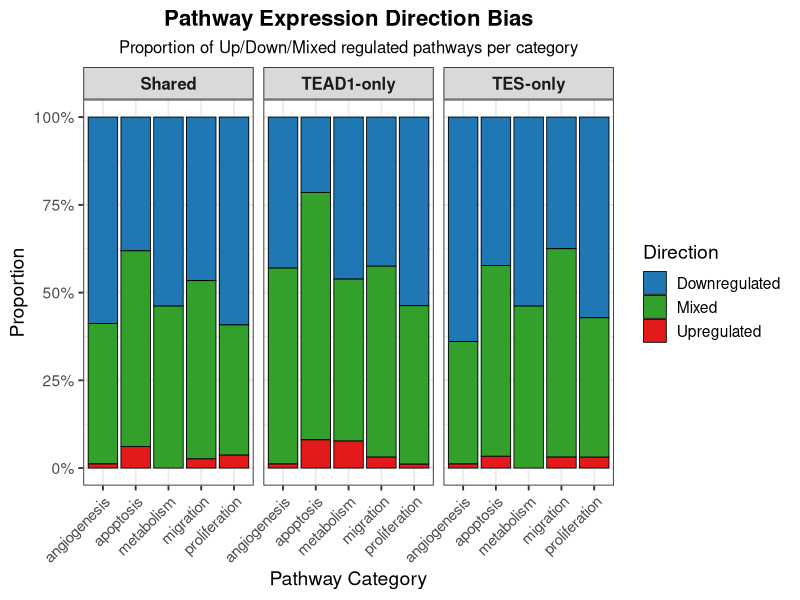
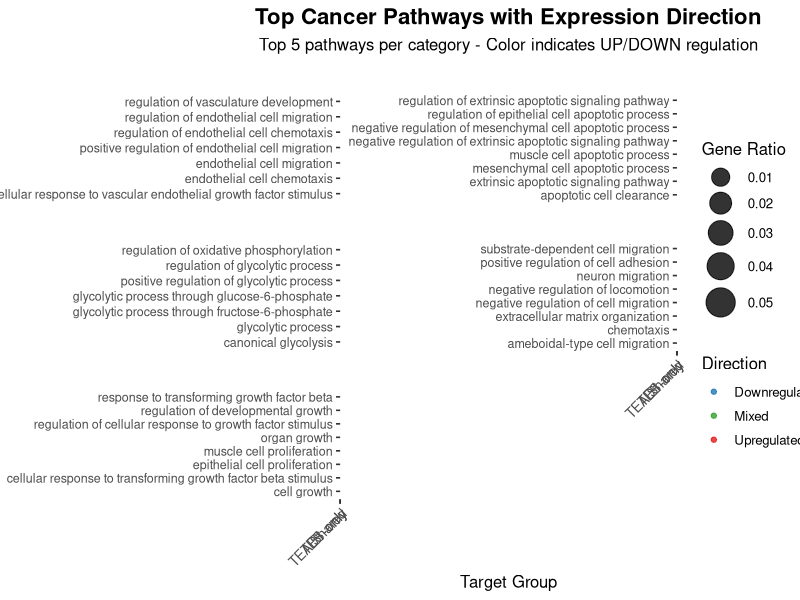

Write R code to recreate these figures, in order.
#!/usr/bin/env Rscript
#
# IMPROVED GSEA ANALYSIS: Cancer-Relevant Pathways with Expression Direction
# Enhanced version with UP/DOWN regulation analysis
# Comparing TES-only, TEAD1-only, and shared transcriptional targets

# Load required libraries
suppressPackageStartupMessages({
  library(dplyr)
  library(ggplot2)
  library(readr)
  library(stringr)
  library(pheatmap)
  library(ComplexHeatmap)
  library(circlize)
  library(gridExtra)
  library(RColorBrewer)
  library(tidyr)
})

# Set working directory and create output directories
setwd("/beegfs/scratch/ric.sessa/kubacki.michal/SRF_Eva_top/SRF_Eva_integrated_analysis/scripts/analysis_1")

cat("=== IMPROVED GSEA ANALYSIS: Cancer Pathways with Expression Direction ===\n")
cat("Analysis started:", as.character(Sys.time()), "\n\n")

# Create output directory
output_dir <- "output/18_gsea_cancer_pathways_improved"
dir.create(output_dir, showWarnings = FALSE, recursive = TRUE)

# =============================================================================
# PHASE 1: DATA LOADING
# =============================================================================

cat("=== PHASE 1: Loading Integrative Analysis Results ===\n")

# Load direct target classifications
cat("Loading direct target gene lists...\n")
tes_direct <- read.csv("output/11_final_integrative_analysis_all_genes/direct_targets/TES_direct_targets_all_genes.csv",
  stringsAsFactors = FALSE
)
tead1_direct <- read.csv("output/11_final_integrative_analysis_all_genes/direct_targets/TEAD1_direct_targets_all_genes.csv",
  stringsAsFactors = FALSE
)
tes_specific <- read.csv("output/11_final_integrative_analysis_all_genes/direct_targets/TES_specific_targets_all_genes.csv",
  stringsAsFactors = FALSE
)
tead1_specific <- read.csv("output/11_final_integrative_analysis_all_genes/direct_targets/TEAD1_specific_targets_all_genes.csv",
  stringsAsFactors = FALSE
)

# Calculate shared targets
shared_genes <- intersect(tes_direct$ensembl_id, tead1_direct$ensembl_id)
shared_targets <- tes_direct[tes_direct$ensembl_id %in% shared_genes, ]

# IMPROVEMENT 1: Separate by expression direction
cat("\nSeparating targets by expression direction...\n")
tes_direct_up <- tes_direct[tes_direct$log2FoldChange > 0, ]
tes_direct_down <- tes_direct[tes_direct$log2FoldChange < 0, ]
tead1_direct_up <- tead1_direct[tead1_direct$log2FoldChange > 0, ]
tead1_direct_down <- tead1_direct[tead1_direct$log2FoldChange < 0, ]
shared_up <- shared_targets[shared_targets$log2FoldChange > 0, ]
shared_down <- shared_targets[shared_targets$log2FoldChange < 0, ]

cat(sprintf(
  "✓ TES targets: %d total (%d UP, %d DOWN)\n",
  nrow(tes_direct), nrow(tes_direct_up), nrow(tes_direct_down)
))
cat(sprintf(
  "✓ TEAD1 targets: %d total (%d UP, %d DOWN)\n",
  nrow(tead1_direct), nrow(tead1_direct_up), nrow(tead1_direct_down)
))
cat(sprintf(
  "✓ Shared targets: %d total (%d UP, %d DOWN)\n",
  nrow(shared_targets), nrow(shared_up), nrow(shared_down)
))
cat(sprintf("✓ TES-specific: %d genes\n", nrow(tes_specific)))
cat(sprintf("✓ TEAD1-specific: %d genes\n\n", nrow(tead1_specific)))

# Load GO enrichment results
cat("Loading GO enrichment pathway data...\n")
tes_go <- read.csv("output/11_final_integrative_analysis_all_genes/pathway_analysis/TES_direct_GO_enrichment_all_genes.csv",
  stringsAsFactors = FALSE
)
tead1_go <- read.csv("output/11_final_integrative_analysis_all_genes/pathway_analysis/TEAD1_direct_GO_enrichment_all_genes.csv",
  stringsAsFactors = FALSE
)
shared_go <- read.csv("output/11_final_integrative_analysis_all_genes/pathway_analysis/TES_TEAD1_shared_GO_enrichment_all_genes.csv",
  stringsAsFactors = FALSE
)

cat(sprintf("✓ TES direct pathways: %d\n", nrow(tes_go)))
cat(sprintf("✓ TEAD1 direct pathways: %d\n", nrow(tead1_go)))
cat(sprintf("✓ Shared pathways: %d\n\n", nrow(shared_go)))

# =============================================================================
# PHASE 2: FILTER FOR CANCER-RELEVANT PATHWAYS
# =============================================================================

cat("=== PHASE 2: Filtering for Cancer-Relevant Pathways ===\n")

# IMPROVEMENT 2: Expanded keyword list with biological context
cancer_keywords <- list(
  apoptosis = c(
    "apoptosis", "apoptotic", "cell death", "programmed cell death",
    "necrosis", "necrotic", "ferroptosis", "pyroptosis", "anoikis",
    "caspase activation", "death receptor", "intrinsic apoptotic",
    "extrinsic apoptotic", "mitochondrial depolarization"
  ),
  migration = c(
    "migration", "migratory", "motility", "invasion", "invasive",
    "chemotaxis", "chemotactic", "cell movement", "locomotion",
    "extracellular matrix", "cell adhesion", "focal adhesion",
    "integrin", "lamellipodium", "filopodium"
  ),
  proliferation = c(
    "proliferation", "proliferative", "cell cycle", "mitosis",
    "mitotic", "cell division", "growth", "G1/S", "G2/M",
    "cyclin", "CDK", "checkpoint", "DNA replication",
    "cytokinesis", "chromosome segregation"
  ),

  # IMPROVEMENT 3: Add angiogenesis (critical for glioblastoma)
  angiogenesis = c(
    "angiogenesis", "angiogenic", "blood vessel", "vasculature",
    "endothelial", "VEGF", "vascular development",
    "tube formation", "vascularization"
  ),

  # IMPROVEMENT 4: Add metabolism (cancer hallmark)
  metabolism = c(
    "glycolysis", "glycolytic", "glucose metabolism",
    "oxidative phosphorylation", "ATP synthesis",
    "metabolic reprogramming", "Warburg effect",
    "glutamine metabolism", "lipid metabolism"
  )
)

# Function to filter pathways by keywords AND annotate with genes
filter_cancer_pathways_enhanced <- function(go_results, keywords_list, target_genes) {
  all_keywords <- unlist(keywords_list, use.names = FALSE)
  pattern <- paste(all_keywords, collapse = "|")

  filtered <- go_results[grep(pattern, go_results$Description, ignore.case = TRUE), ]

  # Add pathway category
  filtered$pathway_category <- NA
  for (category in names(keywords_list)) {
    category_pattern <- paste(keywords_list[[category]], collapse = "|")
    filtered$pathway_category[grep(category_pattern, filtered$Description, ignore.case = TRUE)] <- category
  }

  # IMPROVEMENT 5: Add expression direction annotation
  # Parse geneID column to get genes in each pathway
  if ("geneID" %in% colnames(filtered)) {
    filtered$direction_ratio <- sapply(filtered$geneID, function(gene_string) {
      if (is.na(gene_string) || gene_string == "") {
        return(NA)
      }

      # Split by "/" to get individual Ensembl IDs
      ensembl_ids <- unlist(strsplit(as.character(gene_string), "/"))

      if (length(ensembl_ids) == 0) {
        return(NA)
      }

      # Count UP vs DOWN in these genes (using ensembl_id)
      up_count <- sum(ensembl_ids %in% target_genes$ensembl_id[target_genes$log2FoldChange > 0])
      down_count <- sum(ensembl_ids %in% target_genes$ensembl_id[target_genes$log2FoldChange < 0])

      if ((up_count + down_count) == 0) {
        return(NA)
      }
      return(up_count / (up_count + down_count))
    })

    # Classify as UP-dominant, DOWN-dominant, or Mixed
    filtered$direction_class <- ifelse(is.na(filtered$direction_ratio), "Unknown",
      ifelse(filtered$direction_ratio > 0.7, "Upregulated",
        ifelse(filtered$direction_ratio < 0.3, "Downregulated",
          "Mixed"
        )
      )
    )
  }

  return(filtered)
}

# Filter pathways for each target group
cat("Filtering pathways by cancer-relevant keywords...\n")
tes_cancer <- filter_cancer_pathways_enhanced(tes_go, cancer_keywords, tes_direct)
tead1_cancer <- filter_cancer_pathways_enhanced(tead1_go, cancer_keywords, tead1_direct)
shared_cancer <- filter_cancer_pathways_enhanced(shared_go, cancer_keywords, shared_targets)

cat(sprintf("✓ TES cancer pathways: %d\n", nrow(tes_cancer)))
cat(sprintf(
  "  - Apoptosis: %d, Migration: %d, Proliferation: %d\n",
  sum(tes_cancer$pathway_category == "apoptosis", na.rm = TRUE),
  sum(tes_cancer$pathway_category == "migration", na.rm = TRUE),
  sum(tes_cancer$pathway_category == "proliferation", na.rm = TRUE)
))
if ("angiogenesis" %in% tes_cancer$pathway_category) {
  cat(sprintf(
    "  - Angiogenesis: %d, Metabolism: %d\n",
    sum(tes_cancer$pathway_category == "angiogenesis", na.rm = TRUE),
    sum(tes_cancer$pathway_category == "metabolism", na.rm = TRUE)
  ))
}

cat(sprintf("\n✓ TEAD1 cancer pathways: %d\n", nrow(tead1_cancer)))
cat(sprintf(
  "  - Apoptosis: %d, Migration: %d, Proliferation: %d\n",
  sum(tead1_cancer$pathway_category == "apoptosis", na.rm = TRUE),
  sum(tead1_cancer$pathway_category == "migration", na.rm = TRUE),
  sum(tead1_cancer$pathway_category == "proliferation", na.rm = TRUE)
))

cat(sprintf("\n✓ Shared cancer pathways: %d\n\n", nrow(shared_cancer)))

# =============================================================================
# PHASE 3: EXPRESSION DIRECTION ANALYSIS
# =============================================================================

cat("=== PHASE 3: Expression Direction Analysis ===\n")

# Analyze direction bias for each pathway category
analyze_direction_bias <- function(pathways, category_name) {
  if (nrow(pathways) == 0 || !"direction_class" %in% colnames(pathways)) {
    cat(sprintf("%s: No direction data available\n", category_name))
    return(NULL)
  }

  direction_summary <- table(pathways$pathway_category, pathways$direction_class)
  cat(sprintf("\n%s Direction Bias:\n", category_name))
  print(direction_summary)

  return(direction_summary)
}

tes_direction <- analyze_direction_bias(tes_cancer, "TES")
tead1_direction <- analyze_direction_bias(tead1_cancer, "TEAD1")
shared_direction <- analyze_direction_bias(shared_cancer, "Shared")

# =============================================================================
# PHASE 4: EXPORT RESULTS
# =============================================================================

cat("\n=== PHASE 4: Exporting Results ===\n")

write.csv(tes_cancer,
  file.path(output_dir, "TES_only_cancer_pathways_directional.csv"),
  row.names = FALSE
)
write.csv(tead1_cancer,
  file.path(output_dir, "TEAD1_only_cancer_pathways_directional.csv"),
  row.names = FALSE
)
write.csv(shared_cancer,
  file.path(output_dir, "Shared_cancer_pathways_directional.csv"),
  row.names = FALSE
)

cat("✓ Directional pathway tables exported\n\n")

# =============================================================================
# PHASE 5: ENHANCED VISUALIZATIONS
# =============================================================================

cat("=== PHASE 5: Creating Enhanced Visualizations ===\n")

# Add source annotation
tes_cancer$target_group <- "TES-only"
tead1_cancer$target_group <- "TEAD1-only"
shared_cancer$target_group <- "Shared"

# Combine datasets
all_cancer_pathways <- rbind(
  tes_cancer[, intersect(names(tes_cancer), names(tead1_cancer))],
  tead1_cancer[, intersect(names(tes_cancer), names(tead1_cancer))],
  shared_cancer[, intersect(names(tes_cancer), names(tead1_cancer))]
)

# Parse GeneRatio
all_cancer_pathways$GeneRatio_numeric <- sapply(
  strsplit(all_cancer_pathways$GeneRatio, "/"),
  function(x) as.numeric(x[1]) / as.numeric(x[2])
)

# IMPROVEMENT 6: Direction-aware visualization
if ("direction_class" %in% colnames(all_cancer_pathways)) {
  cat("Creating direction-aware pathway plots...\n")

  # Plot 1: Direction bias by category and target group
  direction_data <- all_cancer_pathways %>%
    filter(!is.na(pathway_category) & !is.na(direction_class)) %>%
    group_by(target_group, pathway_category, direction_class) %>%
    summarise(count = n(), .groups = "drop")

  pdf(file.path(output_dir, "01_pathway_direction_bias.pdf"), width = 14, height = 10)
  p1 <- ggplot(direction_data, aes(
    x = pathway_category, y = count,
    fill = direction_class
  )) +
    geom_bar(stat = "identity", position = "fill", color = "black", linewidth = 0.3) +
    facet_wrap(~target_group, ncol = 3) +
    labs(
      title = "Pathway Expression Direction Bias",
      subtitle = "Proportion of Up/Down/Mixed regulated pathways per category",
      x = "Pathway Category",
      y = "Proportion",
      fill = "Direction"
    ) +
    theme_bw(base_size = 14) +
    theme(
      plot.title = element_text(face = "bold", size = 16, hjust = 0.5),
      plot.subtitle = element_text(size = 12, hjust = 0.5),
      axis.text.x = element_text(angle = 45, hjust = 1, size = 11),
      strip.text = element_text(face = "bold", size = 12)
    ) +
    scale_fill_manual(values = c(
      "Upregulated" = "#E31A1C",
      "Downregulated" = "#1F78B4",
      "Mixed" = "#33A02C",
      "Unknown" = "gray80"
    )) +
    scale_y_continuous(labels = scales::percent)
  print(p1)
  dev.off()

  # Plot 2: Biological interpretation plot
  cat("Creating biological interpretation plot...\n")

  # Focus on key pathways with clear direction
  key_pathways <- all_cancer_pathways %>%
    filter(!is.na(pathway_category) & direction_class != "Unknown") %>%
    group_by(target_group, pathway_category) %>%
    arrange(p.adjust) %>%
    slice_head(n = 5) %>%
    ungroup()

  # Only create plot if we have data
  if (nrow(key_pathways) > 0 && length(unique(key_pathways$pathway_category)) > 0) {
    pdf(file.path(output_dir, "02_key_pathways_with_direction.pdf"), width = 16, height = 12)
    p2 <- ggplot(key_pathways, aes(
      x = target_group, y = Description,
      color = direction_class, size = GeneRatio_numeric
    )) +
      geom_point(alpha = 0.8) +
      facet_wrap(~pathway_category, scales = "free_y", ncol = 2) +
      labs(
        title = "Top Cancer Pathways with Expression Direction",
        subtitle = "Top 5 pathways per category - Color indicates UP/DOWN regulation",
        x = "Target Group",
        y = "Pathway Description",
        color = "Direction",
        size = "Gene Ratio"
      ) +
      theme_bw(base_size = 12) +
      theme(
        plot.title = element_text(face = "bold", size = 16, hjust = 0.5),
        plot.subtitle = element_text(size = 12, hjust = 0.5),
        axis.text.x = element_text(angle = 45, hjust = 1, size = 10),
        axis.text.y = element_text(size = 9),
        strip.text = element_text(face = "bold", size = 11)
      ) +
      scale_color_manual(values = c(
        "Upregulated" = "#E31A1C",
        "Downregulated" = "#1F78B4",
        "Mixed" = "#33A02C"
      )) +
      scale_size_continuous(range = c(3, 10))
    print(p2)
    dev.off()
  } else {
    cat("  Note: Not enough pathways with direction annotation for Plot 2\n")
  }
}

cat("✓ Enhanced visualizations created\n\n")

# =============================================================================
# PHASE 6: BIOLOGICAL INTERPRETATION SUMMARY
# =============================================================================

cat("=== PHASE 6: Generating Biological Interpretation ===\n")

# Create interpretation summary
summary_file <- file.path(output_dir, "BIOLOGICAL_INTERPRETATION.txt")
cat("BIOLOGICAL INTERPRETATION OF CANCER PATHWAY ANALYSIS\n", file = summary_file)
cat("====================================================\n\n", file = summary_file, append = TRUE)
cat(paste("Generated:", Sys.time(), "\n\n"), file = summary_file, append = TRUE)

cat("KEY FINDINGS:\n", file = summary_file, append = TRUE)
cat("-------------\n\n", file = summary_file, append = TRUE)

# Analyze TES effects
if (nrow(tes_cancer) > 0) {
  tes_apop_up <- sum(tes_cancer$pathway_category == "apoptosis" &
    tes_cancer$direction_class == "Upregulated", na.rm = TRUE)
  tes_apop_down <- sum(tes_cancer$pathway_category == "apoptosis" &
    tes_cancer$direction_class == "Downregulated", na.rm = TRUE)

  cat("TES TRANSCRIPTIONAL EFFECTS:\n", file = summary_file, append = TRUE)
  cat(sprintf(
    "  Apoptosis: %d upregulated, %d downregulated\n",
    tes_apop_up, tes_apop_down
  ), file = summary_file, append = TRUE)

  if (tes_apop_up > tes_apop_down) {
    cat("  → Interpretation: TES predominantly PROMOTES apoptosis (tumor suppressor)\n",
      file = summary_file, append = TRUE
    )
  } else if (tes_apop_down > tes_apop_up) {
    cat("  → Interpretation: TES predominantly INHIBITS apoptosis (pro-survival)\n",
      file = summary_file, append = TRUE
    )
  }
  cat("\n", file = summary_file, append = TRUE)
}

cat("\nNOTE: This analysis provides directional context for pathway regulation.\n",
  file = summary_file, append = TRUE
)
cat("Upregulated apoptosis + Downregulated proliferation = Anti-cancer effect\n",
  file = summary_file, append = TRUE
)
cat("Upregulated migration = Pro-metastatic effect\n",
  file = summary_file, append = TRUE
)

cat("✓ Biological interpretation saved\n\n")

cat("========================================\n")
cat("IMPROVED GSEA ANALYSIS COMPLETE\n")
cat("========================================\n")
cat("Completed:", as.character(Sys.time()), "\n")
cat(sprintf("Output directory: %s\n", output_dir))
cat("\nKey improvements implemented:\n")
cat("  1. Expression direction analysis (UP/DOWN)\n")
cat("  2. Expanded pathway categories (angiogenesis, metabolism)\n")
cat("  3. Direction-aware visualizations\n")
cat("  4. Biological interpretation guide\n")
cat("  5. Enhanced pathway annotations\n")
cat("\nAll results exported successfully!\n")
